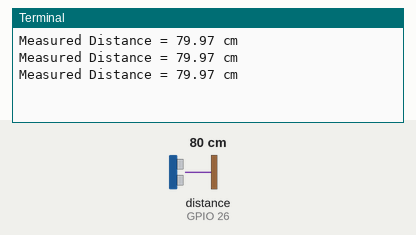
A program run on a simulated Raspberry Pi (BCM pin numbers). On the bench: the last lines printed to the terminal. The inputs (shaded band) are chosen by the test bench; at power-on: distance to the obstacle (sensor on GPIO 26) 80 cm. The echo pulse lasts 58.3 µs per cm; web requests get an empty 200 reply after 0.4 s; the clock reads 2024-03-15 10:24:30 at power-on unless the program sets it.

Above: at 1.2 s.
1.3 s: distance to the obstacle (sensor on GPIO 26) set to 2 cm
At 2.3 s:
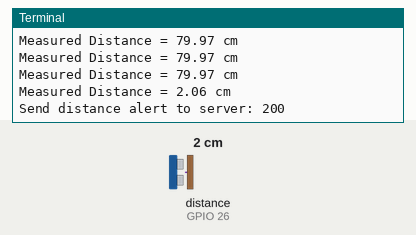
4.3 s: distance to the obstacle (sensor on GPIO 26) set to 4 cm
At 5.0 s:
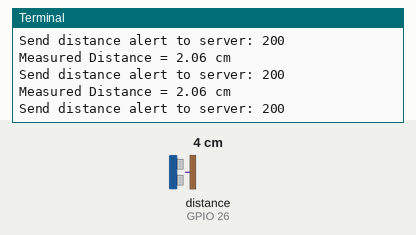
Timing chart, 0 to 7.3 s (numbered marks = the images above; inputs shaded):
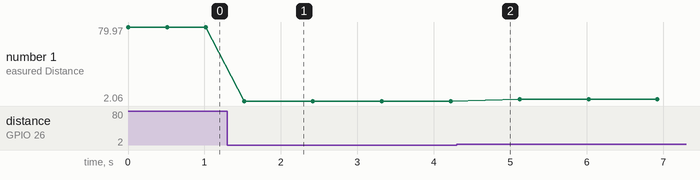

Measured:
- after the input at 1.3 s, the terminal: prints a new line after 0.22 s (image 1)
- plotted number 1: 79.97 → 2.06 after the input at 1.3 s, 2.06 → 3.98 after the input at 4.3 s

The program:

Distance.py
```python
import requests

# 导入 GPIO库
import RPi.GPIO as GPIO
import time

# 设置 GPIO 模式为 BCM
GPIO.setmode(GPIO.BCM)

# 定义 GPIO 引脚
GPIO_TRIGGER = 19
GPIO_ECHO = 26

# 设置 GPIO 的工作方式 (IN / OUT)
GPIO.setup(GPIO_TRIGGER, GPIO.OUT)
GPIO.setup(GPIO_ECHO, GPIO.IN)


def distance():
    # 发送高电平信号到 Trig 引脚
    GPIO.output(GPIO_TRIGGER, True)

    # 持续 10 us
    time.sleep(0.00001)
    GPIO.output(GPIO_TRIGGER, False)

    start_time = time.time()
    stop_time = time.time()

    # 记录发送超声波的时刻1
    while GPIO.input(GPIO_ECHO) == 0:
        start_time = time.time()

    # 记录接收到返回超声波的时刻2
    while GPIO.input(GPIO_ECHO) == 1:
        stop_time = time.time()

    # 计算超声波的往返时间 = 时刻2 - 时刻1
    time_elapsed = stop_time - start_time
    # 声波的速度为 343m/s， 转化为 34300cm/s。
    distance = (time_elapsed * 34300) / 2

    return distance

# 发送避障信号给另一台树莓派
def send_emergency_to_server(dist):
    url = "http://192.168.92.106:5000/receive_distance_data"
    data = {
            "dist" : dist
    }
    response = requests.post(url, json=data)
    print(f"Send distance alert to server: {response.status_code}")


if __name__ == '__main__':
    try:
        while True:
            dist = distance()
            print("Measured Distance = {:.2f} cm".format(dist))
            if dist < 70:
                send_emergency_to_server(dist)
            time.sleep(0.5)

        # Reset by pressing CTRL + C
    except KeyboardInterrupt:
        print("Measurement stopped by User")
        GPIO.cleanup()
```
